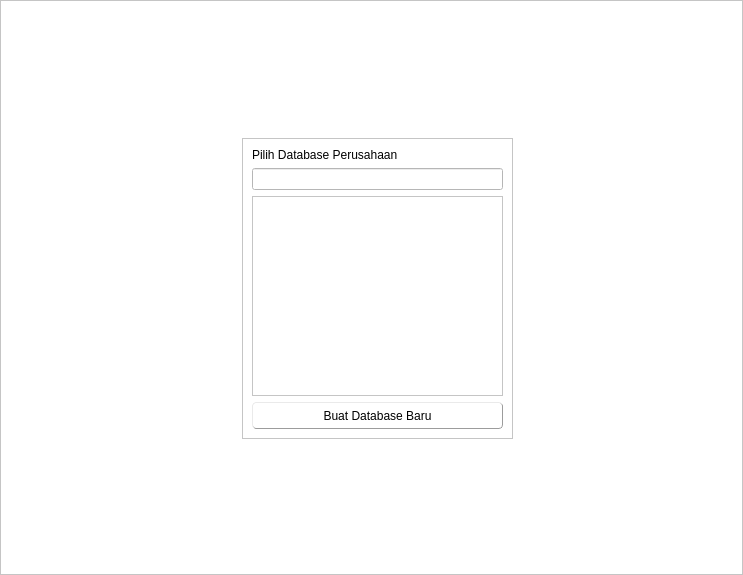
<?xml version="1.0" encoding="UTF-8"?>
<ui version="4.0">
 <class>fr_Main</class>
 <widget class="QFrame" name="fr_Main">
  <property name="geometry">
   <rect>
    <x>0</x>
    <y>0</y>
    <width>743</width>
    <height>575</height>
   </rect>
  </property>
  <property name="windowTitle">
   <string>Frame</string>
  </property>
  <property name="styleSheet">
   <string notr="true">background:white;</string>
  </property>
  <property name="frameShape">
   <enum>QFrame::StyledPanel</enum>
  </property>
  <property name="frameShadow">
   <enum>QFrame::Raised</enum>
  </property>
  <layout class="QGridLayout" name="igr_Main">
   <item row="0" column="1">
    <spacer name="verticalSpacer">
     <property name="orientation">
      <enum>Qt::Vertical</enum>
     </property>
     <property name="sizeHint" stdset="0">
      <size>
       <width>20</width>
       <height>40</height>
      </size>
     </property>
    </spacer>
   </item>
   <item row="1" column="0">
    <spacer name="horizontalSpacer">
     <property name="orientation">
      <enum>Qt::Horizontal</enum>
     </property>
     <property name="sizeHint" stdset="0">
      <size>
       <width>40</width>
       <height>20</height>
      </size>
     </property>
    </spacer>
   </item>
   <item row="1" column="2">
    <spacer name="horizontalSpacer_2">
     <property name="orientation">
      <enum>Qt::Horizontal</enum>
     </property>
     <property name="sizeHint" stdset="0">
      <size>
       <width>40</width>
       <height>20</height>
      </size>
     </property>
    </spacer>
   </item>
   <item row="2" column="1">
    <spacer name="verticalSpacer_2">
     <property name="orientation">
      <enum>Qt::Vertical</enum>
     </property>
     <property name="sizeHint" stdset="0">
      <size>
       <width>20</width>
       <height>40</height>
      </size>
     </property>
    </spacer>
   </item>
   <item row="1" column="1">
    <widget class="QStackedWidget" name="st_Main">
     <property name="sizePolicy">
      <sizepolicy hsizetype="Preferred" vsizetype="Preferred">
       <horstretch>0</horstretch>
       <verstretch>0</verstretch>
      </sizepolicy>
     </property>
     <property name="minimumSize">
      <size>
       <width>480</width>
       <height>320</height>
      </size>
     </property>
     <property name="maximumSize">
      <size>
       <width>480</width>
       <height>320</height>
      </size>
     </property>
     <property name="styleSheet">
      <string notr="true">QPushButton{border-style:outset;border-width:1px;border-radius:4px;border-color:rgb(156, 156, 156);background-color:#ffffff;min-height:25px;}</string>
     </property>
     <property name="currentIndex">
      <number>2</number>
     </property>
     <widget class="QWidget" name="st_Connect">
      <widget class="QFrame" name="fr_Connect">
       <property name="geometry">
        <rect>
         <x>90</x>
         <y>70</y>
         <width>301</width>
         <height>111</height>
        </rect>
       </property>
       <property name="frameShape">
        <enum>QFrame::StyledPanel</enum>
       </property>
       <property name="frameShadow">
        <enum>QFrame::Raised</enum>
       </property>
       <layout class="QFormLayout" name="formLayout">
        <property name="fieldGrowthPolicy">
         <enum>QFormLayout::AllNonFixedFieldsGrow</enum>
        </property>
        <item row="0" column="0">
         <widget class="QLabel" name="lb_Connect_Judul">
          <property name="text">
           <string>Pilih Server</string>
          </property>
         </widget>
        </item>
        <item row="4" column="0">
         <widget class="QLabel" name="lb_Connect_Alamat">
          <property name="text">
           <string>Alamat Server :</string>
          </property>
         </widget>
        </item>
        <item row="4" column="1">
         <widget class="QLineEdit" name="le_Connect_Alamat">
          <property name="text">
           <string>localhost</string>
          </property>
         </widget>
        </item>
        <item row="3" column="0">
         <widget class="QCheckBox" name="chk_Connect_Lokal">
          <property name="text">
           <string>Lokal komputer ini</string>
          </property>
         </widget>
        </item>
       </layout>
      </widget>
      <widget class="QPushButton" name="tb_Connect_Ok">
       <property name="geometry">
        <rect>
         <x>140</x>
         <y>190</y>
         <width>187</width>
         <height>27</height>
        </rect>
       </property>
       <property name="cursor">
        <cursorShape>PointingHandCursor</cursorShape>
       </property>
       <property name="text">
        <string>OK</string>
       </property>
      </widget>
     </widget>
     <widget class="QWidget" name="st_Login">
      <widget class="QFrame" name="fr_Login">
       <property name="geometry">
        <rect>
         <x>80</x>
         <y>80</y>
         <width>321</width>
         <height>121</height>
        </rect>
       </property>
       <property name="frameShape">
        <enum>QFrame::StyledPanel</enum>
       </property>
       <property name="frameShadow">
        <enum>QFrame::Raised</enum>
       </property>
       <layout class="QFormLayout" name="ifl_Login">
        <property name="fieldGrowthPolicy">
         <enum>QFormLayout::AllNonFixedFieldsGrow</enum>
        </property>
        <item row="4" column="0">
         <widget class="QLabel" name="lb_Login_Password">
          <property name="text">
           <string>Password</string>
          </property>
         </widget>
        </item>
        <item row="4" column="1">
         <widget class="QLineEdit" name="le_Login_Password"/>
        </item>
        <item row="0" column="1">
         <widget class="QLabel" name="lb_Login_Judul">
          <property name="font">
           <font>
            <pointsize>15</pointsize>
           </font>
          </property>
          <property name="text">
           <string>Login </string>
          </property>
         </widget>
        </item>
        <item row="3" column="0">
         <widget class="QLabel" name="lb_Login_User">
          <property name="text">
           <string>User</string>
          </property>
         </widget>
        </item>
        <item row="3" column="1">
         <widget class="QLineEdit" name="le_Login_User">
          <property name="text">
           <string>admin</string>
          </property>
         </widget>
        </item>
       </layout>
      </widget>
     </widget>
     <widget class="QWidget" name="st_Database">
      <widget class="QFrame" name="fr_Database">
       <property name="geometry">
        <rect>
         <x>110</x>
         <y>10</y>
         <width>271</width>
         <height>301</height>
        </rect>
       </property>
       <property name="frameShape">
        <enum>QFrame::StyledPanel</enum>
       </property>
       <property name="frameShadow">
        <enum>QFrame::Raised</enum>
       </property>
       <layout class="QGridLayout" name="igr_Database">
        <item row="2" column="0">
         <widget class="QScrollArea" name="sc_Database_List">
          <property name="widgetResizable">
           <bool>true</bool>
          </property>
          <widget class="QWidget" name="scontent_Database_List">
           <property name="geometry">
            <rect>
             <x>0</x>
             <y>0</y>
             <width>249</width>
             <height>199</height>
            </rect>
           </property>
           <layout class="QVBoxLayout" name="ivl_Database_ListContent"/>
          </widget>
         </widget>
        </item>
        <item row="1" column="0">
         <widget class="QLineEdit" name="le_Database_Search"/>
        </item>
        <item row="0" column="0">
         <widget class="QLabel" name="lb_Database_Judul">
          <property name="text">
           <string>Pilih Database Perusahaan</string>
          </property>
         </widget>
        </item>
        <item row="3" column="0">
         <widget class="QPushButton" name="tb_Database_Create">
          <property name="text">
           <string>Buat Database Baru</string>
          </property>
         </widget>
        </item>
       </layout>
      </widget>
     </widget>
    </widget>
   </item>
  </layout>
 </widget>
 <resources/>
 <connections/>
</ui>
